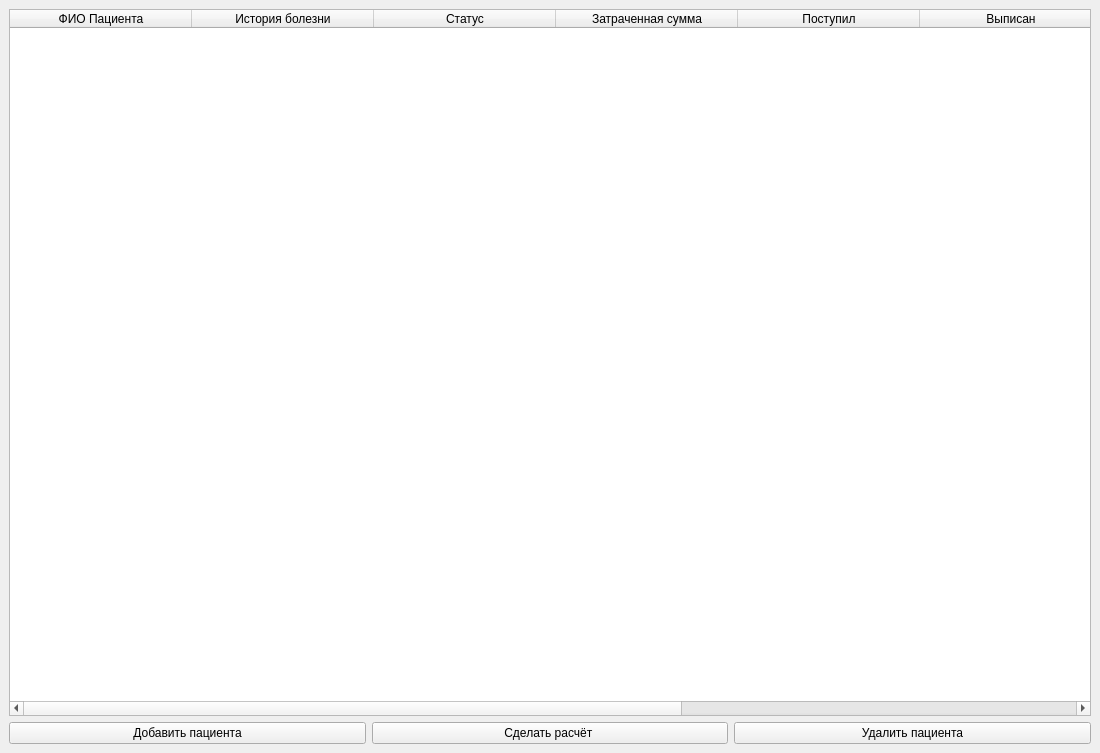
<?xml version="1.0" encoding="UTF-8"?>
<ui version="4.0">
 <class>MainWindow</class>
 <widget class="QMainWindow" name="MainWindow">
  <property name="geometry">
   <rect>
    <x>0</x>
    <y>0</y>
    <width>1100</width>
    <height>753</height>
   </rect>
  </property>
  <property name="windowTitle">
   <string>Отчёт по пациентам</string>
  </property>
  <widget class="QWidget" name="centralwidget">
   <layout class="QGridLayout" name="gridLayout_2">
    <item row="1" column="0">
     <widget class="QPushButton" name="pushButton">
      <property name="cursor">
       <cursorShape>ArrowCursor</cursorShape>
      </property>
      <property name="text">
       <string>Добавить пациента</string>
      </property>
     </widget>
    </item>
    <item row="1" column="2">
     <widget class="QPushButton" name="pushButton_2">
      <property name="text">
       <string>Удалить пациента</string>
      </property>
     </widget>
    </item>
    <item row="1" column="1">
     <widget class="QPushButton" name="pushButton_3">
      <property name="text">
       <string>Сделать расчёт </string>
      </property>
     </widget>
    </item>
    <item row="0" column="0" colspan="3">
     <widget class="QTableWidget" name="tableWidget">
      <property name="font">
       <font>
        <family>Segoe UI</family>
        <pointsize>9</pointsize>
        <stylestrategy>PreferDefault</stylestrategy>
       </font>
      </property>
      <property name="contextMenuPolicy">
       <enum>Qt::DefaultContextMenu</enum>
      </property>
      <property name="sizeAdjustPolicy">
       <enum>QAbstractScrollArea::AdjustToContents</enum>
      </property>
      <property name="selectionMode">
       <enum>QAbstractItemView::SingleSelection</enum>
      </property>
      <property name="selectionBehavior">
       <enum>QAbstractItemView::SelectRows</enum>
      </property>
      <property name="gridStyle">
       <enum>Qt::SolidLine</enum>
      </property>
      <attribute name="horizontalHeaderCascadingSectionResizes">
       <bool>false</bool>
      </attribute>
      <attribute name="horizontalHeaderMinimumSectionSize">
       <number>54</number>
      </attribute>
      <attribute name="horizontalHeaderDefaultSectionSize">
       <number>182</number>
      </attribute>
      <attribute name="horizontalHeaderStretchLastSection">
       <bool>true</bool>
      </attribute>
      <attribute name="verticalHeaderStretchLastSection">
       <bool>false</bool>
      </attribute>
      <column>
       <property name="text">
        <string>ФИО Пациента</string>
       </property>
      </column>
      <column>
       <property name="text">
        <string>История болезни</string>
       </property>
      </column>
      <column>
       <property name="text">
        <string>Статус</string>
       </property>
      </column>
      <column>
       <property name="text">
        <string>Затраченная сумма</string>
       </property>
      </column>
      <column>
       <property name="text">
        <string>Поступил</string>
       </property>
      </column>
      <column>
       <property name="text">
        <string>Выписан</string>
       </property>
      </column>
      <column>
       <property name="text">
        <string>ID</string>
       </property>
      </column>
      <column>
       <property name="text">
        <string>Отделение</string>
       </property>
      </column>
     </widget>
    </item>
   </layout>
  </widget>
 </widget>
 <resources/>
 <connections/>
</ui>
